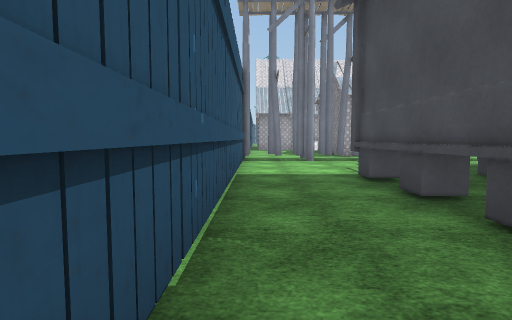
view 1 (above)

24 first-person views from a walk through a Unity game level. The camera is 1.3 m above the floor, tilts 4° down and sees 80° across. The floor is counted in squares, 2 m on a side. Each view is taken from the middle of a square. On the plan, view 1 faces up. The plan holds only what a view shows up to about 10 squares ahead; the rest is blank. The place goes on beyond the plan. Some animated figures are left out. Some surface patterns are stand-ins.

view 2
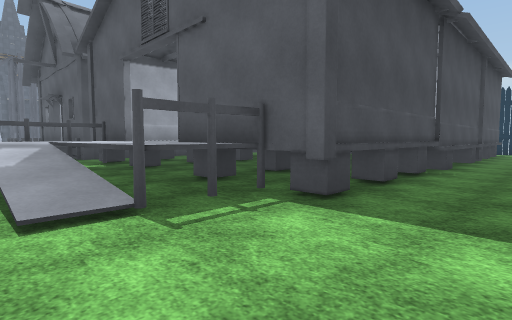

view 3
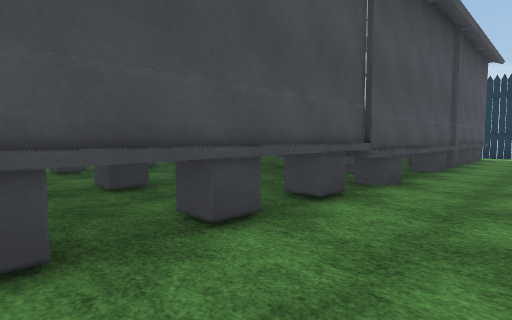

view 4
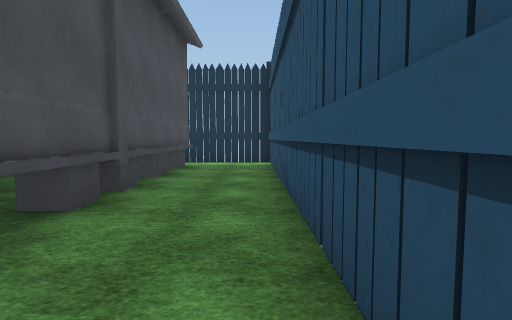

view 5
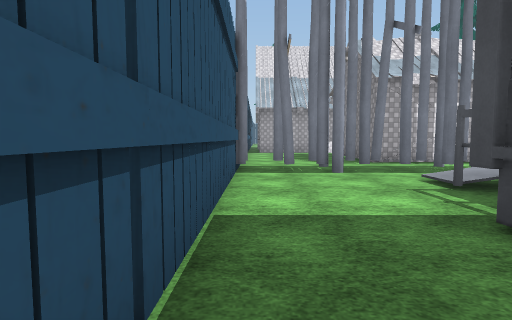

view 6
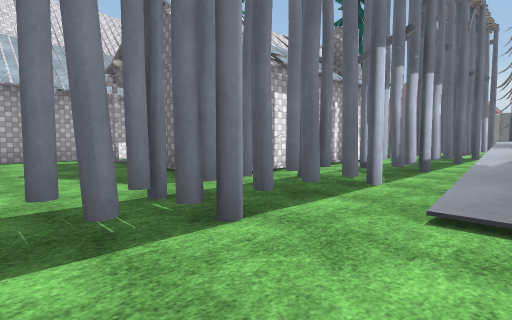

view 7
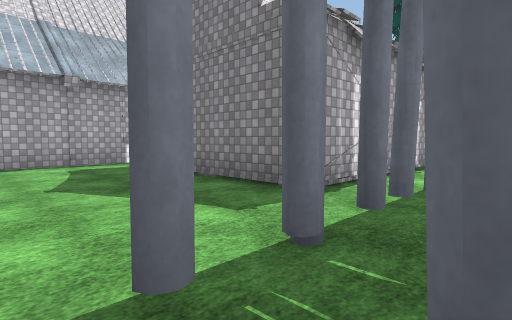

view 8
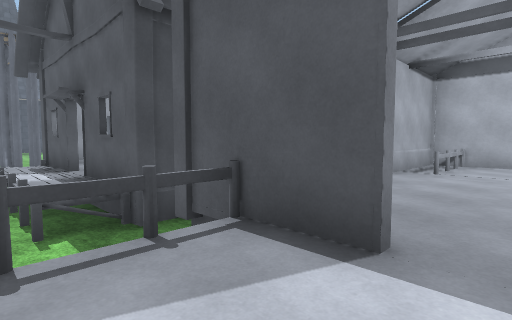

view 9
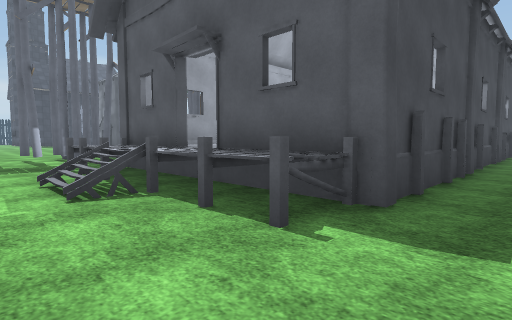

view 10
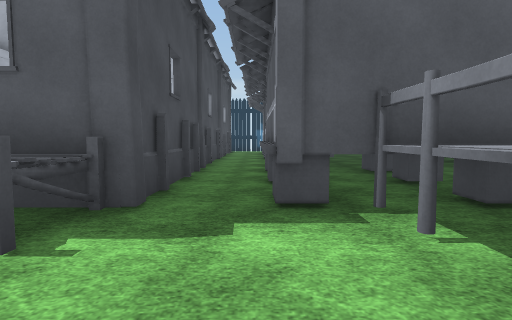

view 11
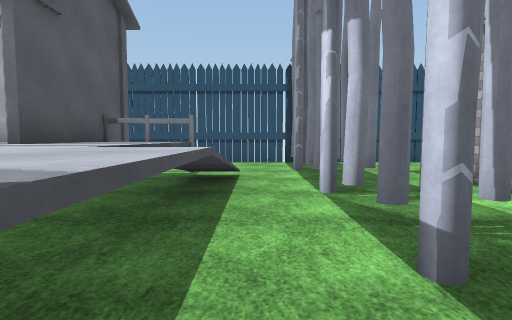

view 12
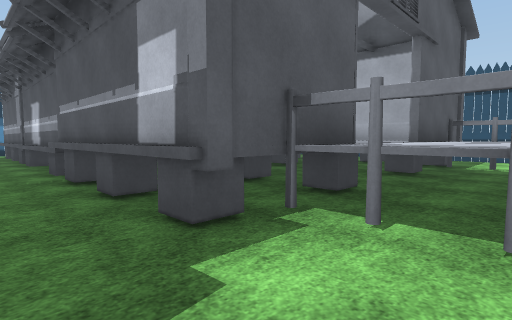

view 13
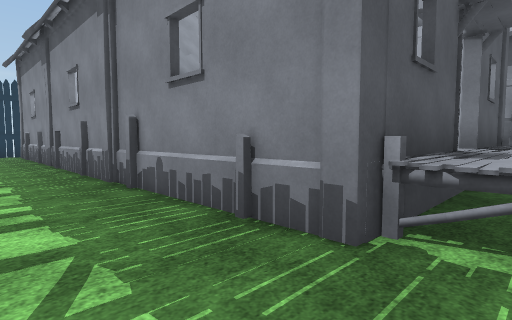

view 14
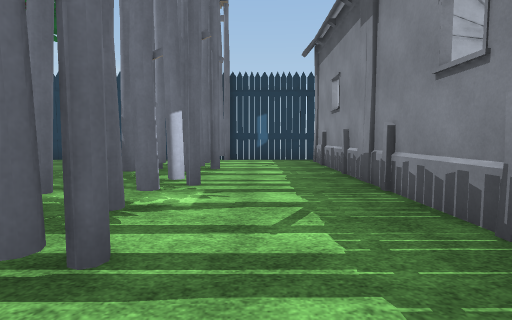

view 15
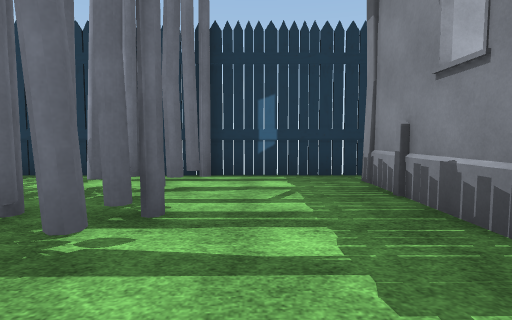

view 16
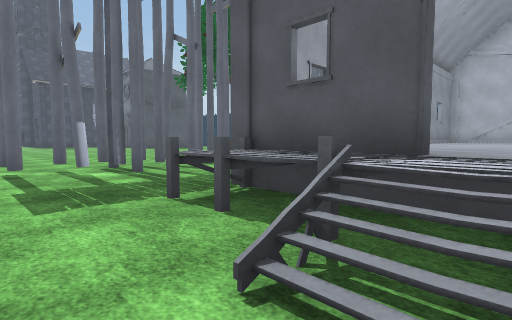

view 17
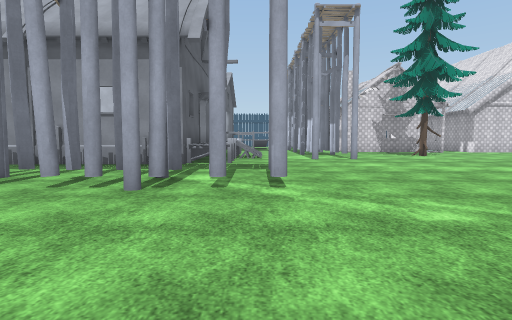

view 18
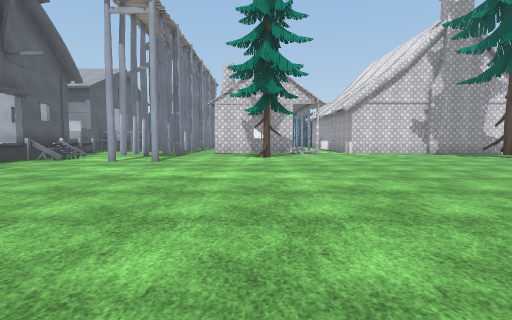

view 19
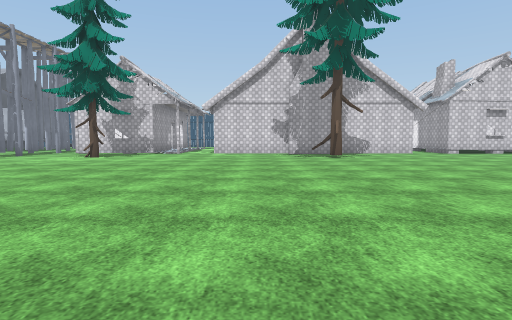

view 20
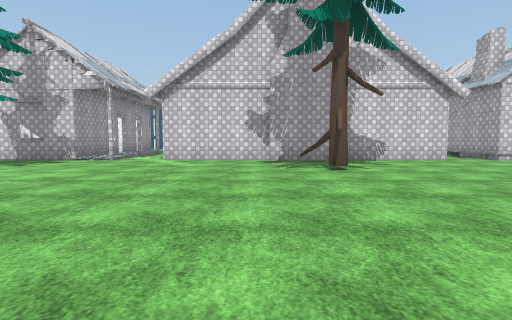

view 21
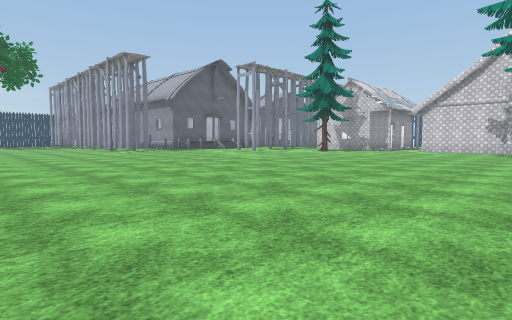

view 22
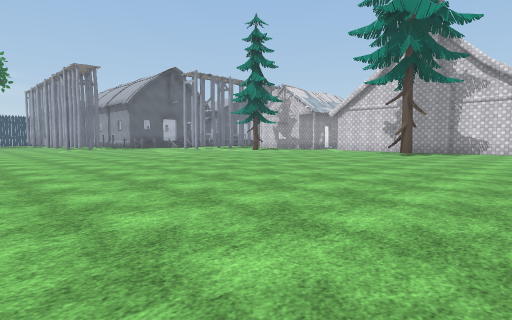

view 23
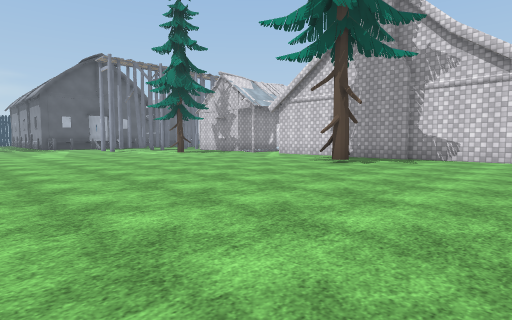

view 24
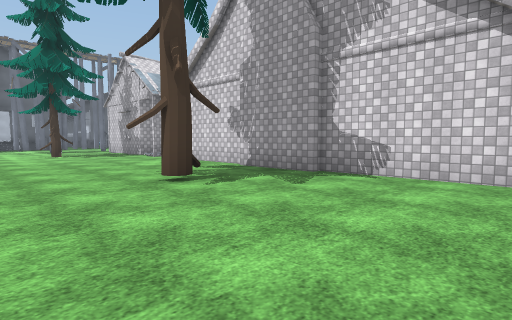

### Floor plan
Key: @ floor where view 1 was taken; # wall or solid block; x gap in a wall; . main floor; : floor 1.25 m higher than the main floor; / step, stairs or slope; B barn; T thing the floor can be seen under or through; R tree.
Columns run from 1 left of view 1 to 26 right of it. Each row starts with its distance up from view 1.
 26            #...............
 25            #...............
 24            #...............
 23            #...............
 22            #.RR.............
 21            #.R..............
 20            #................
 19            #................
 18            #................
 17   ####     #................
 16   ..x      x...............
 15   ..       #...............
 14  ...#     ##..R............
 13 #...#      #.R.............
 12 #...#      #  .............
 11 #...######.   ......... ...
 10 ############   #.......  ..
  9 #.##############........
  8 #........................
  7 #...// : B..........TT....
  6 #...:    B..BBBBBB..TT...
  5 #..BBB  BBBBBBBBBB..TT...
  4 #..B      BBB BBBB..TT..
  3 #..B      BB  BBBB..TT
  2 #..B      BB   BBB.. T
  1 #..B      B.B  BBB..#
  0 #@.B      B.B  BBB..#
 -1 #..B     BB.B  BBB..##
 -2 #..B     BB.B  BBB..##.
 -3 #..BBB  BBB.B   BB..##.
 -4 #..B      B.B   BB..##..
 -5 #..B      B B  BBB..##...
 -6 #..B      B  BB BB..##...
 -7 #...             ...##..
 -8 ####             #########

Where each view was taken, in squares from view 1:
view 1: 0 up, 0 right, facing up
view 2: 8 up, 0 right, facing down-right
view 3: 5 up, 0 right, facing down-right
view 4: 1 up, 0 right, facing down
view 5: 3 up, 0 right, facing up
view 6: 7 up, 0 right, facing up-right
view 7: 9 up, 0 right, facing up-right
view 8: 7 up, 6 right, facing down-right
view 9: 8 up, 9 right, facing down-right
view 10: 8 up, 9 right, facing down
view 11: 8 up, 8 right, facing left
view 12: 7 up, 10 right, facing down-left
view 13: 6 up, 18 right, facing down-left
view 14: 2 up, 18 right, facing down
view 15: 2 down, 18 right, facing down
view 16: 8 up, 13 right, facing down-right
view 17: 7 up, 24 right, facing left
view 18: 13 up, 23 right, facing left
view 19: 19 up, 23 right, facing left
view 20: 20 up, 19 right, facing left
view 21: 22 up, 26 right, facing down-left
view 22: 26 up, 25 right, facing down-left
view 23: 26 up, 20 right, facing down-left
view 24: 26 up, 15 right, facing down-left
